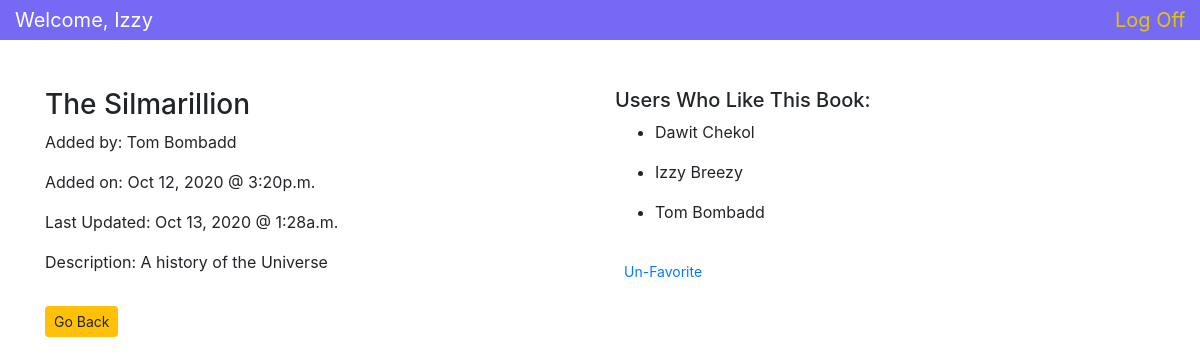
Screenshot of /books/3 (signed in) with the database file from the repository.
### F_B_app/models.py (models this page shows)
class User(models.Model):
    first_name = models.CharField(max_length=50)
    last_name = models.CharField(max_length=50)
    email = models.CharField(max_length=50)
    password = models.TextField()
    created_at = models.DateTimeField(auto_now_add=True)
    updated_at = models.DateTimeField(auto_now=True)
    objects = UserManager()

class Book(models.Model):
    title = models.CharField(max_length=255)
    description = models.TextField()
    uploaded_by = models.ForeignKey(User, related_name='books_uploaded', on_delete=models.CASCADE)
    users_who_like = models.ManyToManyField(User, related_name="liked_books")
    created_at = models.DateTimeField(auto_now_add=True)
    updated_at = models.DateTimeField(auto_now=True)
    objects = BookManager()

### F_B_app/views.py (the view)
# urls.py: path('books/<int:id>', views.show_book),
def show_book(request, id):
    if 'user_id' not in request.session:  # making sure only logged in users are using the app
        messages.error(request, "You need to Login on create an account!")
        return redirect('/')
    Book_with_id = Book.objects.filter(id = id)
    if len(Book_with_id) > 0:
        context = {
            'user' : User.objects.get(id=request.session['user_id']),
            'book': Book.objects.get(id=id)
        }
        return render(request, 'add_fav.html', context)
    else:  # extra validation incase user manipulates the url by changing the id
        messages.error(request, "Book not found")
        return redirect('/books')

### F_B_app/templates/add_fav.html (shortened to what this page needs)
<!DOCTYPE html>
<html lang="en">
<head>
    {% load static %}
    <link rel="stylesheet" type="text/css" href="{% static 'style.css' %}">
    <link rel="stylesheet" href="https://stackpath.bootstrapcdn.com/bootstrap/4.5.2/css/bootstrap.min.css"
>
</head>
<body>
    <div class="container-fluid py-auto navbar-light mb-5" style="background-color: #766af4;">
        <div class="row">
            <div class="nav-item col">
                <h7 class="navbar-brand" id="welcome-color">Welcome, {{user.first_name}}</h7>
            </div>
            <div class=" col-md-2 col-sm-5 col-lg-1">
                <a class="navbar-brand link-color" style="color: #e3c30f;" href="/logout">Log Off</a>
            </div>
        </div>
    </div>
    <div class="container">
        {% if request.session.user_id == book.uploaded_by.id %}
            <div class="row">
                <div class="col">
                    <form action="/books/edit/{{book.id}}" method="POST">
                        {% csrf_token %}
                        <input type="text" name="title" value="{{book.title}}" class="form-control col-7 mb-3" placeholder="Title">
                        <div class="form-group">
                            <p>Added by: {{book.uploaded_by.first_name}} {{book.uploaded_by.last_name}}</p>
                            <p>Added on: {{book.created_at|date:'M j, Y @ fa'}}</p>
                            <p>Last Updated on: {{book.updated_at|date:'M j, Y @ fa'}}</p>
                            Description: <textarea class="form-control col-7 mt-3" name="description" id="description"
                                placeholder="Description">{{book.description}}</textarea>
                            <button type="submit" class="btn btn-primary btn-sm mt-3" id="">Update</button>
                        </div>
                    </form>
                    <form action="/books/delete" method="post">
                        {% csrf_token %}
                        <input type="hidden" name="delete_book" value="{{book.id}}">
                        <button type="submit" class="btn btn-danger btn-sm mt-3 ml-7" id="">Delete</button>
                    </form>
                    <a href="/books"><button class="btn btn-warning btn-sm mt-3" >Go Back</button></a>
                </div>
                <div class="col">
                    <h5>Users Who Like This Book:</h5>
                    {% for user in book.users_who_like.all %}
                        <ul>
                            <li>{{user.first_name}} {{user.last_name}}</li>
                        </ul>
                    {% endfor %}
                    {% if user in book.users_who_like.all %}
                        <form action="/books/un_fav_book/{{book.id}}" method="post">
                            {% csrf_token %}
                            <button type="submit" class="btn btn-link btn-sm mt-3" id="">Un-Favorite</button>
                        </form>
                    {% else %}
                        <form action="/books/add_fav_book/{{book.id}}" method="post">
                            {% csrf_token %}
                            <button type="submit" class="btn btn-link btn-sm mt-3" id=""> Add to Favorite</button>
                        </form>
                    {% endif %}
                </div>
            </div>
        {% else %}
            <div class="row">
                <div class="col">
                    <h3>{{book.title}}</h3>
                    <p>Added by: {{book.uploaded_by.first_name}} {{book.uploaded_by.last_name}}</p>
                    <p>Added on: {{book.created_at|date:'M j, Y @ fa'}}</p>
                    <P>Last Updated: {{book.updated_at|date:'M j, Y @ fa'}}</P>
                    <p>Description: {{book.description}}</p>
                    <a href="/books"><button class="btn btn-warning btn-sm mt-3" >Go Back</button></a>
                </div>
                <div class="col">
                    <h5>Users Who Like This Book:</h5>
                    {% for user in book.users_who_like.all %}
                        <ul>
                            <li>{{user.first_name}} {{user.last_name}}</li>
                        </ul>
                    {% endfor %}
                    {% if user not in book.users_who_like.all %}
                        <form action="/books/add_fav_book/{{book.id}}" method="post">
                            {% csrf_token %}
                            <button type="submit" class="btn btn-link btn-sm mt-3" id=""> Add to Favorite</button>
                        </form>
                    {% else %}
                        <form action="/books/un_fav_book/{{book.id}}" method="post">
                            <button type="submit" class="btn btn-link btn-sm mt-3" id="">Un-Favorite</button>
                        </form>
                    {% endif %}
                </div>
            </div>
        {% endif %}
    </div>
</body>
</html>

### F_B_app/static/style.css (style rules this page uses)
#welcome-color { color:white; }

### rows the page displays
User: first_name "Izzy", last_name "Breezy"
Book: title "The Silmarillion", uploaded_by.first_name "Tom", uploaded_by.last_name "Bombadd", created_at "Oct 12, 2020 @ 3:20p.m.", updated_at "Oct 13, 2020 @ 1:28a.m.", description "A history of the Universe"
User: first_name "Dawit", last_name "Chekol"
User: first_name "Tom", last_name "Bombadd"
